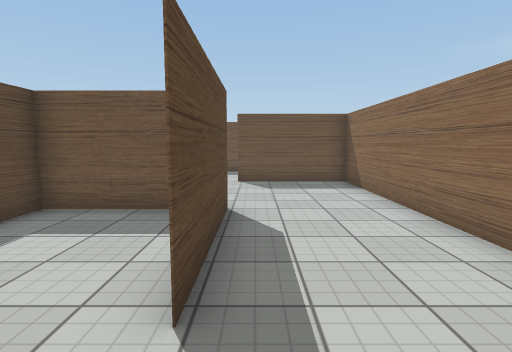
View 1 (above)

24 first-person views from a walk through a scene from a Unity 3-D project. The camera is 1.4 m above the floor, tilts 6° down and sees 80° across. The floor is counted in squares, 1 m on a side. Each view is taken from the middle of a square. On the plan, view 1 faces up. The plan holds only what a view shows up to about 14 squares ahead; the rest is blank. The place goes on beyond the plan. The player character is not drawn. Some surface patterns are stand-ins.

View 2
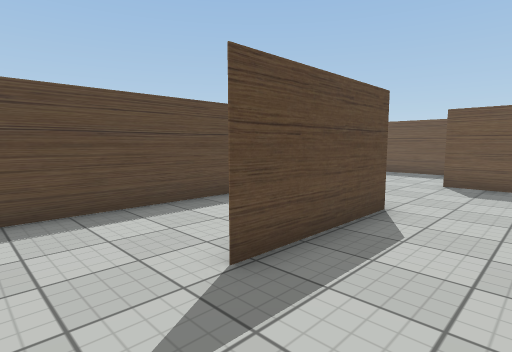

View 3
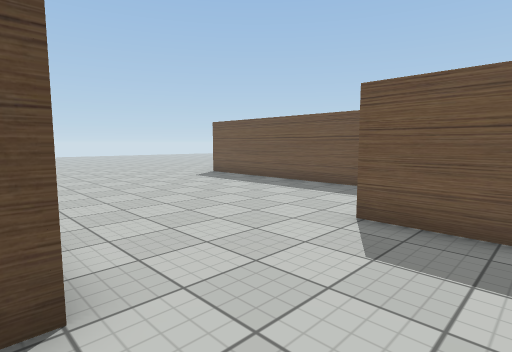

View 4
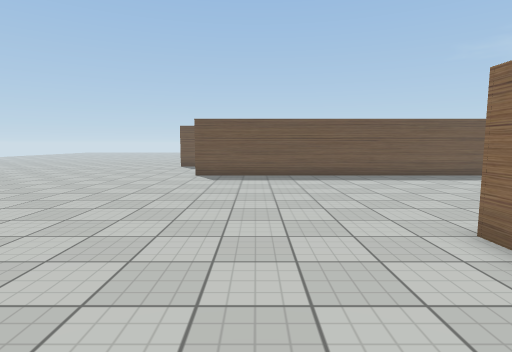

View 5
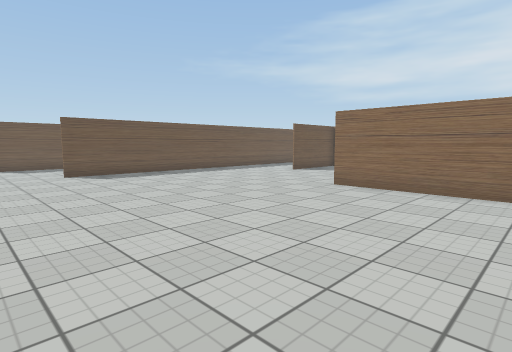

View 6
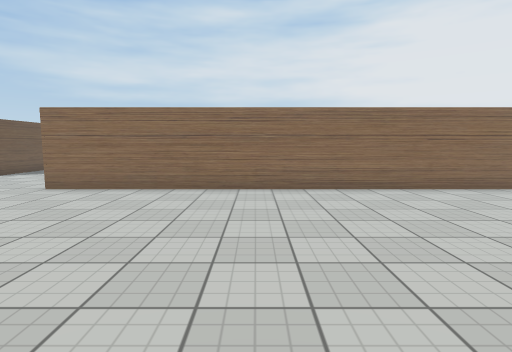

View 7
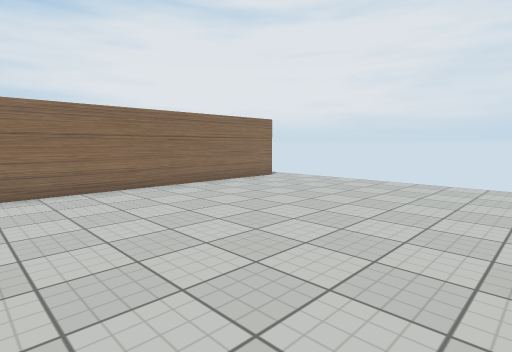

View 8
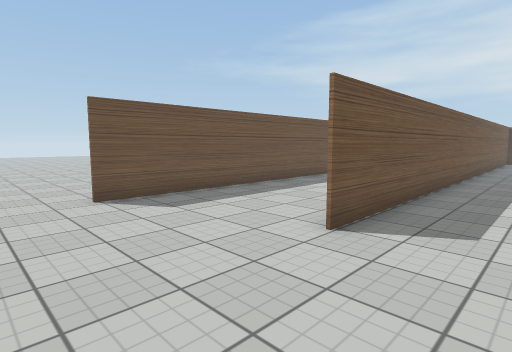

View 9
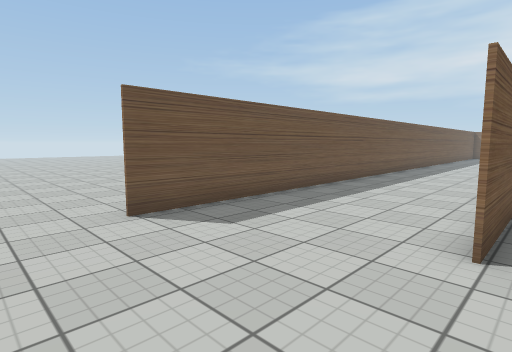

View 10
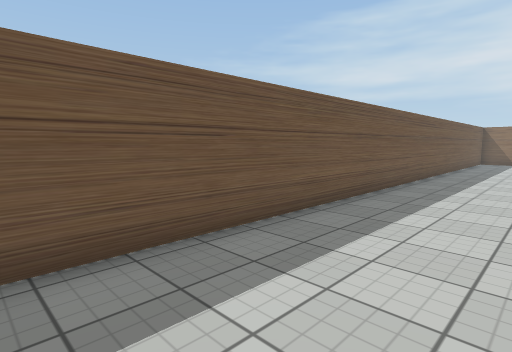

View 11
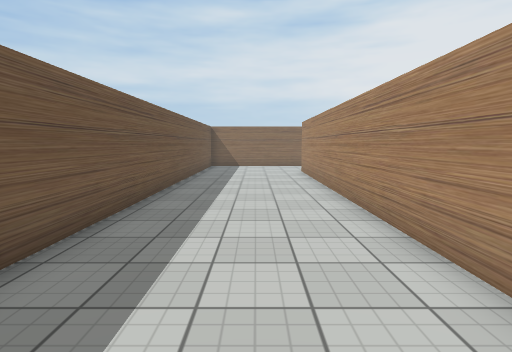

View 12
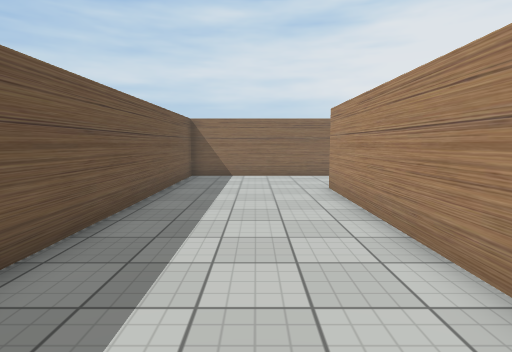

View 13
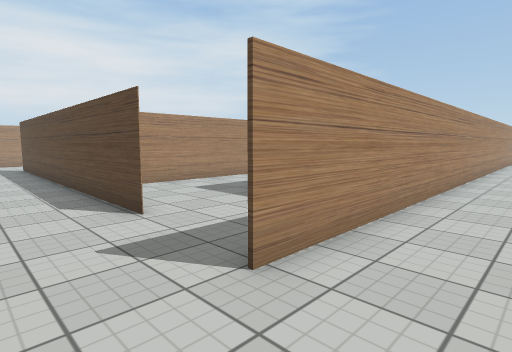

View 14
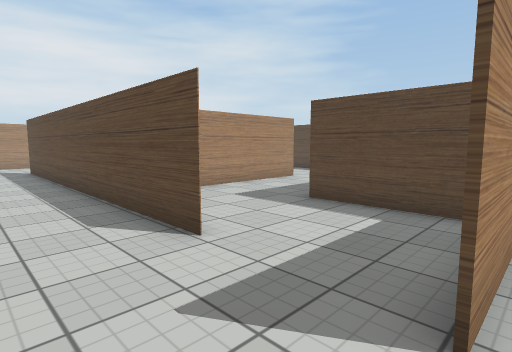

View 15
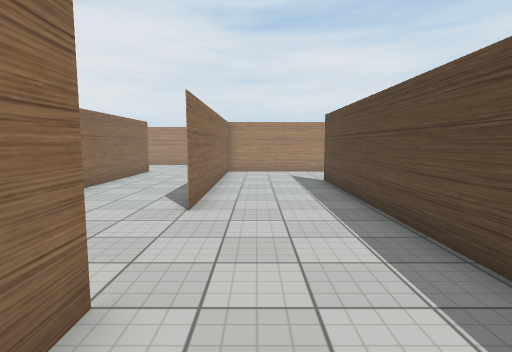

View 16
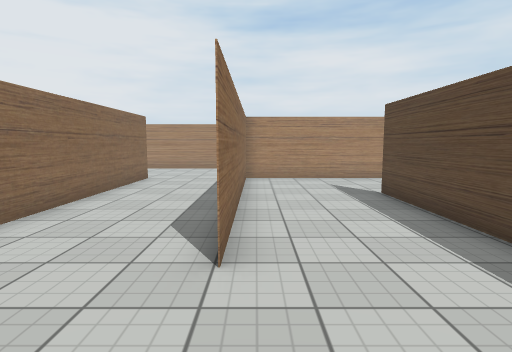

View 17
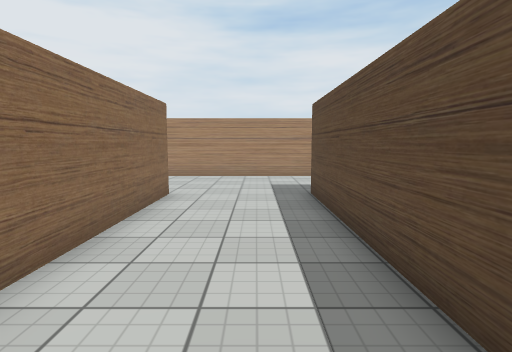

View 18
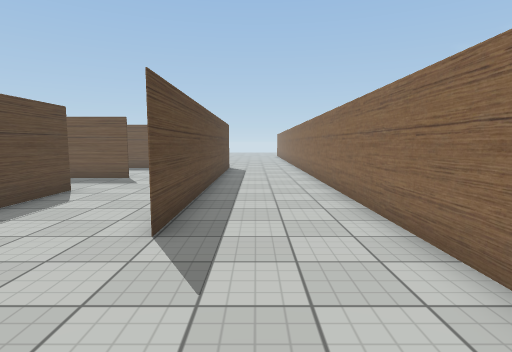

View 19
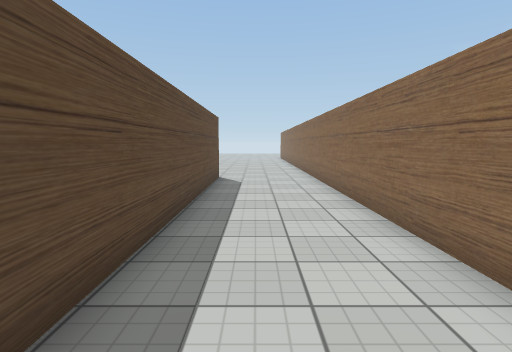

View 20
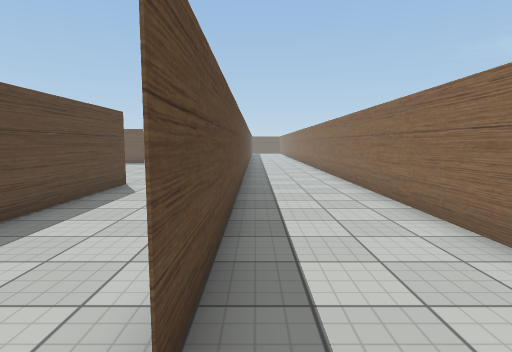

View 21
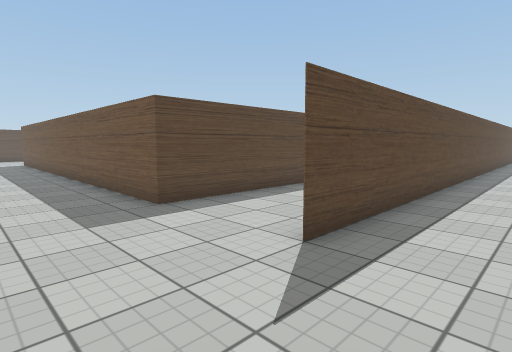

View 22
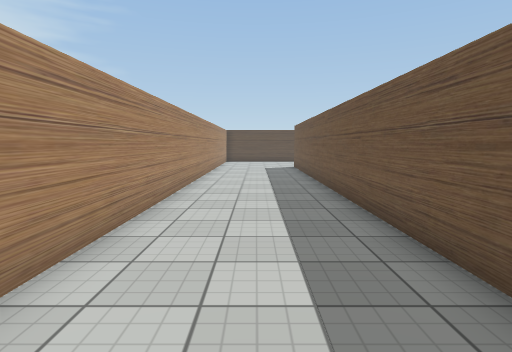

View 23
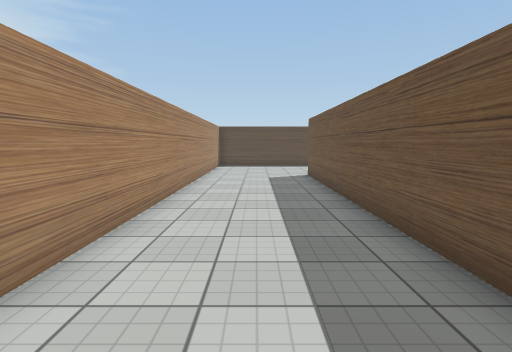

View 24
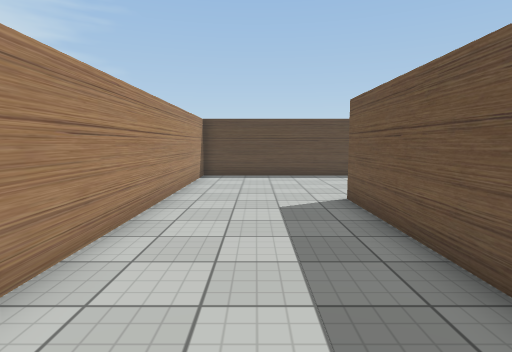

### Floor plan
Points are (right, up) in squares from view 1. A wall is a line through its corners. A room is listed if a view was taken in it or the views show most of it. See-through windows are left out.
Room 1 (views 1, 2, 3, 4, 5, 6, 7, 8, 9, 10, 11, 12, 13, 14, 15, 16, 17, 18, 19, 20, 21, 22, 23, 24)
walls: (3.4, 3.9) (3.4, 11.4) (-0.8, 11.4); (7.3, 7.6) (13.4, 7.6); (-0.5, 6.5) (-4.6, 6.5) (-4.6, 0.5); (-0.6, 6.6) (-0.6, 2.1); (2.4, 15.6) (-10.8, 15.6); (0.4, 15.7) (15.8, 15.7); (11.4, 14.9) (11.4, 11.4); (15.4, 12.2) (15.4, -1.8); (-4.6, -3.8) (-4.6, -10.3) (24.9, -10.3); (13.8, -5.6) (19.5, -5.6); (15.8, 15.6) (13.2, 15.6); (19.4, -4.8) (19.4, 3.8) (19.4, -5.7) (1.3, -5.7); (19.4, 14.8) (19.4, 20.8) (19.4, 7.5) (19.4, 8.5); (-4.6, -10.4) (-4.6, 6.6); (23.5, 5.8) (23.5, 21.5); (23.5, 8.4) (23.5, -5.5) (23.5, 1.9); (19.4, 20.8) (-12.7, 20.8); (27.5, -3) (27.5, 7)

Positions as (right, up) in squares from view 1, and headings:
1: (0, 0), facing up
2: (2, 0), facing up-left
3: (2, 6), facing up-left
4: (-8, 2), facing up
5: (-14, 1), facing up-right
6: (-14, 0), facing right
7: (-14, 0), facing down-right
8: (-15, 13), facing up-right
9: (-15, 15), facing up-right
10: (-6, 17), facing up-right
11: (0, 18), facing right
12: (6, 18), facing right
13: (18, 18), facing down-left
14: (18, 16), facing down-left
15: (18, 10), facing down
16: (19, 7), facing down
17: (21, 3), facing down
18: (21, 3), facing up
19: (21, 8), facing up
20: (24, -7), facing up
21: (26, -9), facing up-left
22: (20, -8), facing left
23: (15, -8), facing left
24: (9, -8), facing left
